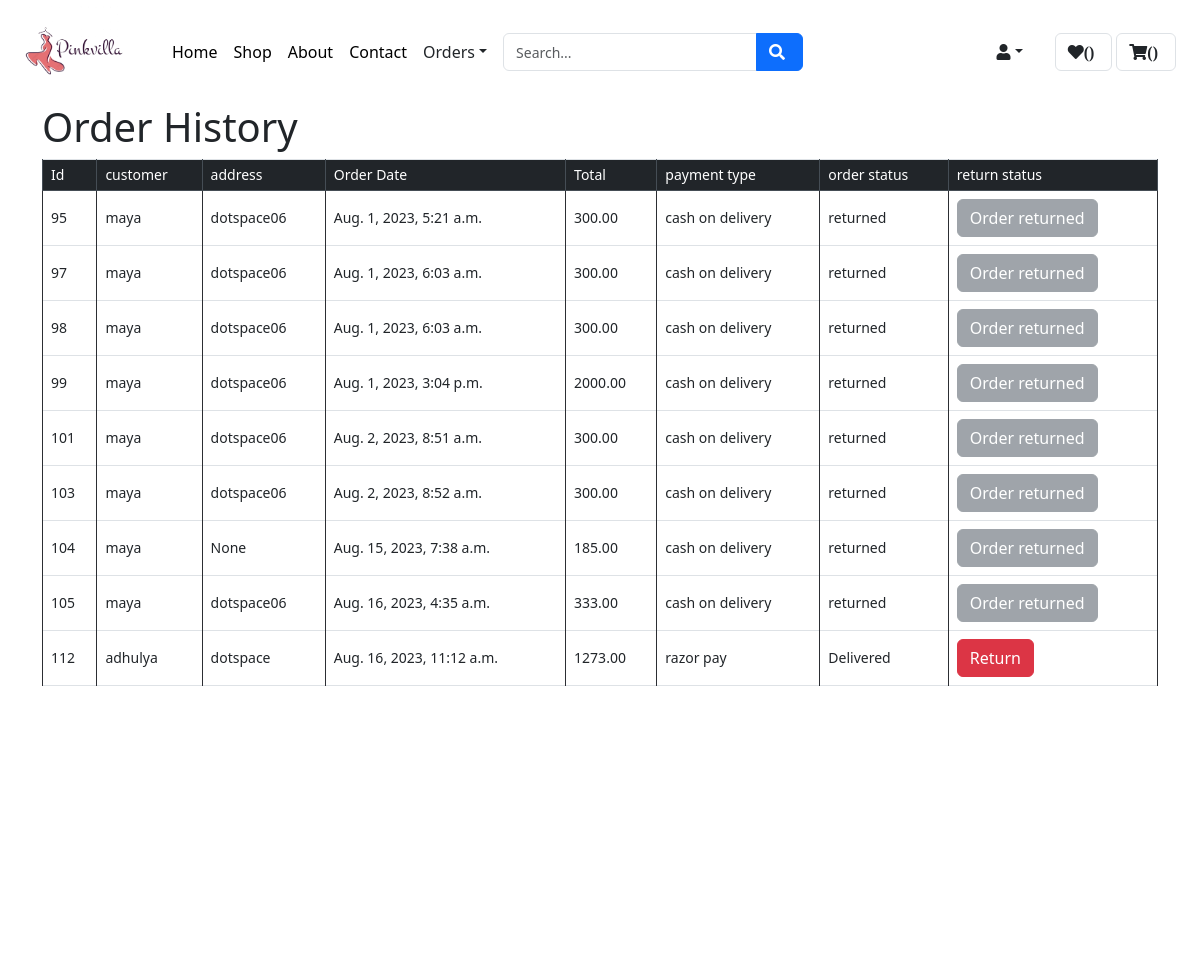
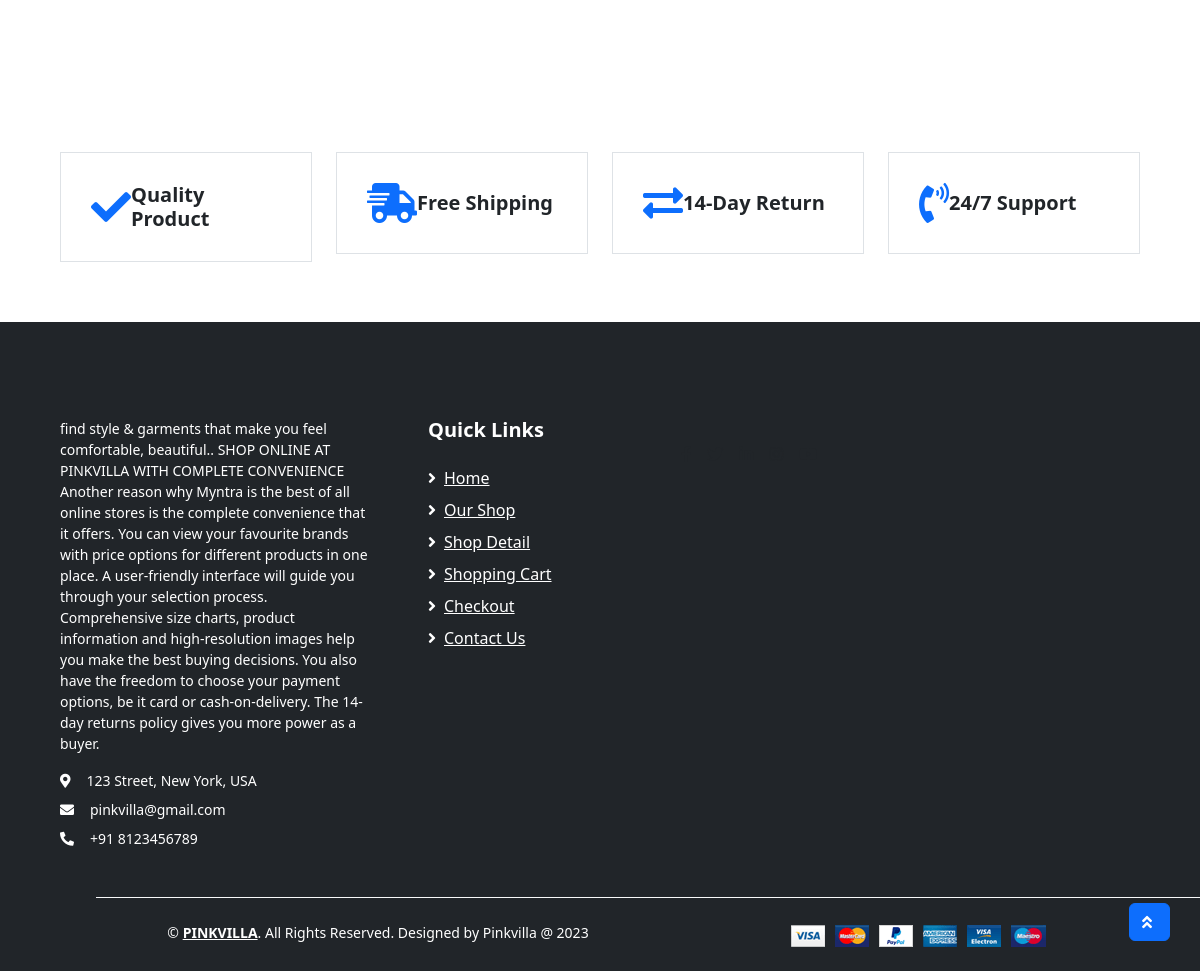
The app's page /order_history/ with its own data (2 pictures, top to bottom).
### app1/models.py (models this page shows, shortened)
class Order(models.Model):
    ORDER_STATUS_CHOICES = (
        ('order pending','order pending'),
        ('order confirmed','order confirmed'),
        ('delivered','delivered'),
        ('returned','returned'),
        ('cancelled','cancelled')
    )
    PAYMENT_CHOICES = (
        ('cash on delivery','cash on delivery'),
        ('online payment','online payment')
    )
    customer = models.ForeignKey(custom_user,on_delete=models.SET_NULL,null=True,blank=True)
    address = models.ForeignKey(Address,on_delete=models.SET_NULL,null=True,blank=True)
    date_ordered = models.DateTimeField(auto_now_add=True)
    order_status = models.CharField(max_length=100,choices=ORDER_STATUS_CHOICES,default='order pending')
    payment_type = models.CharField(max_length=100,choices=PAYMENT_CHOICES,default='cash on delivery')
    total = models.DecimalField(max_digits=10,decimal_places=2,default=0)
    coupon = models.ForeignKey(Coupon, on_delete=models.SET_NULL,null=True,blank= True)

class custom_user(models.Model):
    id = models.AutoField(primary_key=True)
    first_name = models.CharField(max_length=255)
    username = models.CharField(max_length=255)
    is_superuser = models.BooleanField(default=False)
    email = models.CharField(max_length=255)
    password = models.CharField(max_length=255)
    phone_number = models.CharField(max_length=20, blank=True, null=True)
    status =  models.BooleanField(default=True)

class Address(models.Model):
    username = models.ForeignKey(custom_user, on_delete=models.CASCADE)
    flat = models.CharField(max_length=255)
    locality = models.CharField(max_length=255)
    city = models.CharField(max_length=255)
    pincode = models.CharField(max_length=20, blank=True, null=True)
    state = models.CharField(max_length=255)
    def __str__(self):
        return self.flat

### app1/views.py (the view)
# urls.py: path('order_history/',views.order_history,name = 'order_history'),
def order_history(request):
    orders = Order.objects.filter(order_status__in=['delivered', 'cancelled'])
    return render(request, 'order_history.html', {'orders': orders})

### app1/templates/order_history.html (shortened to what this page needs)
{% extends 'user_product.html' %}
{% load static %}
    {% block main-content %}
    <div class="container">
        <h1>Order History</h1>
        <table class="table table-bordered">
            <thead class="thead-dark">
                <tr>
                    <th>Id</th>
                    <th>customer</th>
                    <th>address</th>
                    <th>Order Date</th>
                    <th>Total</th>
                    <th>payment type</th>
                    <th>order status</th>
                    <th>return status</th>
                </tr>
            </thead>
            <tbody>
                {% for order in orders %}
                <tr>
                    <td>{{ order.id }}</td>
                    <td>{{ order.customer.username }}</td>
                    <td>{{ order.address }}</td>
                    <td>{{ order.date_ordered }}</td>
                    <td>{{order.total}}</td>
                    <td>{{ order.payment_type }}</td>
                    <td>
                        {% if order.order_status == 'delivered' %}
                            Delivered
                            <td ><button type="button" onclick="returnOrder({{ order.id }})"  class="btn btn-danger" data-category-id="{{ order.id }}">Return</button>
                        {% else %}
                            returned
                            <td><button type="button" class="btn btn-secondary" disabled>Order returned</button></td>
                        {% endif %}
                    </td>
                </tr>
                {% endfor %}
            </tbody>
        </table>
    </div>
    {% endblock main-content %}

### records on screen
Order: id "95", customer.username "maya", address "dotspace06", date_ordered "Aug. 1, 2023, 5:21 a.m.", total "300.00", payment_type "cash on delivery", order_status "returned"
Order: id "97", customer.username "maya", address "dotspace06", date_ordered "Aug. 1, 2023, 6:03 a.m.", total "300.00", payment_type "cash on delivery", order_status "returned"
Order: id "98", customer.username "maya", address "dotspace06", date_ordered "Aug. 1, 2023, 6:03 a.m.", total "300.00", payment_type "cash on delivery", order_status "returned"
Order: id "99", customer.username "maya", address "dotspace06", date_ordered "Aug. 1, 2023, 3:04 p.m.", total "2000.00", payment_type "cash on delivery", order_status "returned"
Order: id "101", customer.username "maya", address "dotspace06", date_ordered "Aug. 2, 2023, 8:51 a.m.", total "300.00", payment_type "cash on delivery", order_status "returned"
Order: id "103", customer.username "maya", address "dotspace06", date_ordered "Aug. 2, 2023, 8:52 a.m.", total "300.00", payment_type "cash on delivery", order_status "returned"
Order: id "104", customer.username "maya", address "None", date_ordered "Aug. 15, 2023, 7:38 a.m.", total "185.00", payment_type "cash on delivery", order_status "returned"
Order: id "105", customer.username "maya", address "dotspace06", date_ordered "Aug. 16, 2023, 4:35 a.m.", total "333.00", payment_type "cash on delivery", order_status "returned"
Order: id "112", customer.username "adhulya", address "dotspace", date_ordered "Aug. 16, 2023, 11:12 a.m.", total "1273.00", payment_type "razor pay"
